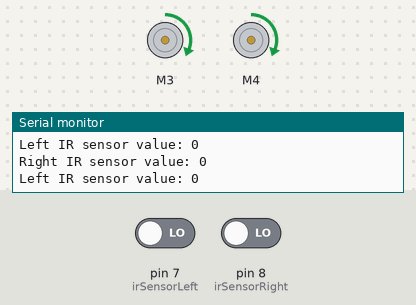
This sketch was run on a simulated Arduino Uno, built with avr-gcc and run on an emulated ATmega328P. Shown: 2 × DC motor (green arrow = forward, orange = backward, longer = faster), the last lines printed to the serial monitor. Inputs (shaded band) come from the test bench; at power-on: pin 7 (irSensorLeft) LOW, pin 8 (irSensorRight) LOW.

Above: at 1.2 s.
1.3 s: pin 7 (irSensorLeft) driven HIGH
At 1.8 s:
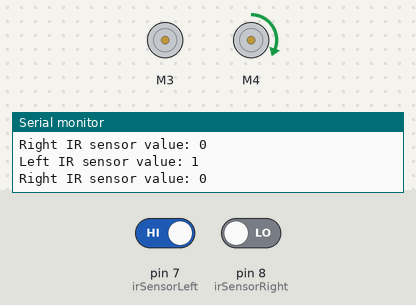
2.8 s: pin 8 (irSensorRight) driven HIGH
At 3.5 s:
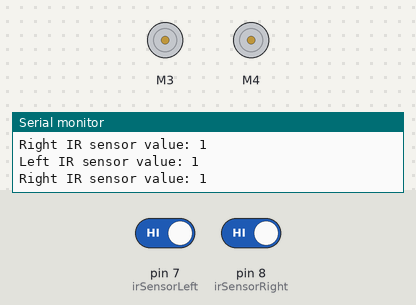
4.3 s: pin 7 (irSensorLeft) driven LOW
At 5.4 s:
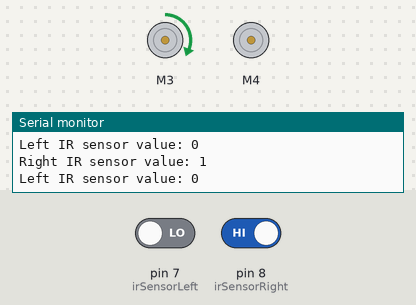
5.8 s: pin 8 (irSensorRight) driven LOW
At 6.7 s:
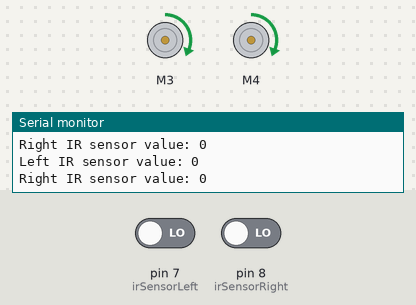
Timing chart, 0 to 8.8 s (numbered marks = the images above; inputs shaded):
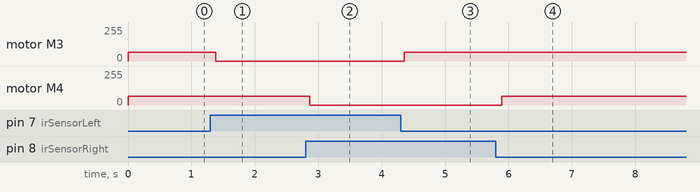

Measured:
- after the input at 1.3 s, motor M3: forward 64/255 → stopped after 0.08 s
- after the input at 2.8 s, motor M4: forward 64/255 → stopped after 0.07 s
- after the input at 4.3 s, motor M3: stopped → forward 64/255 after 0.05 s
- after the input at 5.8 s, motor M4: stopped → forward 64/255 after 0.09 s

The sketch:

arduo--line-follower-bot.ino
```cpp
//#include <Wire.h>
#include <Adafruit_MotorShield.h>
//#include <SPI.h> // Not actualy used but needed to compile

// configs for IR sensors
const int irSensorLeft = 7;
const int irSensorRight = 8;

// configs for default speed
const int speed = 64;    // max speed == 256

// vars //
int leftSensorData;
int rightSensorData;

// set up the motor shield
Adafruit_MotorShield AFMS = Adafruit_MotorShield();
Adafruit_DCMotor *myMotor1 = AFMS.getMotor(3);
Adafruit_DCMotor *myMotor2 = AFMS.getMotor(4);

void setup() {
  // initialize Serial communication
  Serial.begin(9600);
  Serial.println("Line Sensor Bot!");

  // initialize the IR sensor pins
  pinMode(irSensorLeft, INPUT);
  pinMode(irSensorRight, INPUT);

  // initialize the motor drivers
  AFMS.begin();
}

void loop() {
  // capture and output sensor data
  leftSensorData = digitalRead(irSensorLeft);
  rightSensorData = digitalRead(irSensorRight);
  Serial.println("Left IR sensor value: " + (String)leftSensorData);
  Serial.println("Right IR sensor value: " + (String)rightSensorData);

  // set the speed for the motors
  myMotor1->setSpeed(speed);
  myMotor2->setSpeed(speed);

  // determine next course of action
  if (leftSensorData == HIGH && rightSensorData == HIGH) {    // end tape - stop
    myMotor1->run(RELEASE);
    myMotor2->run(RELEASE);
  }
  if (leftSensorData == HIGH && rightSensorData == LOW) {    // veering right - turn left to adjust
    myMotor1->run(RELEASE);
    myMotor2->run(FORWARD);
  }
  if (leftSensorData == LOW && rightSensorData == HIGH) {    // veering left - turn right to adjust
    myMotor1->run(FORWARD);
    myMotor2->run(RELEASE);
  }
  if (leftSensorData == LOW && rightSensorData == LOW) {    // on track - straight
    myMotor1->run(FORWARD);
    myMotor2->run(FORWARD);
  }
}
```
